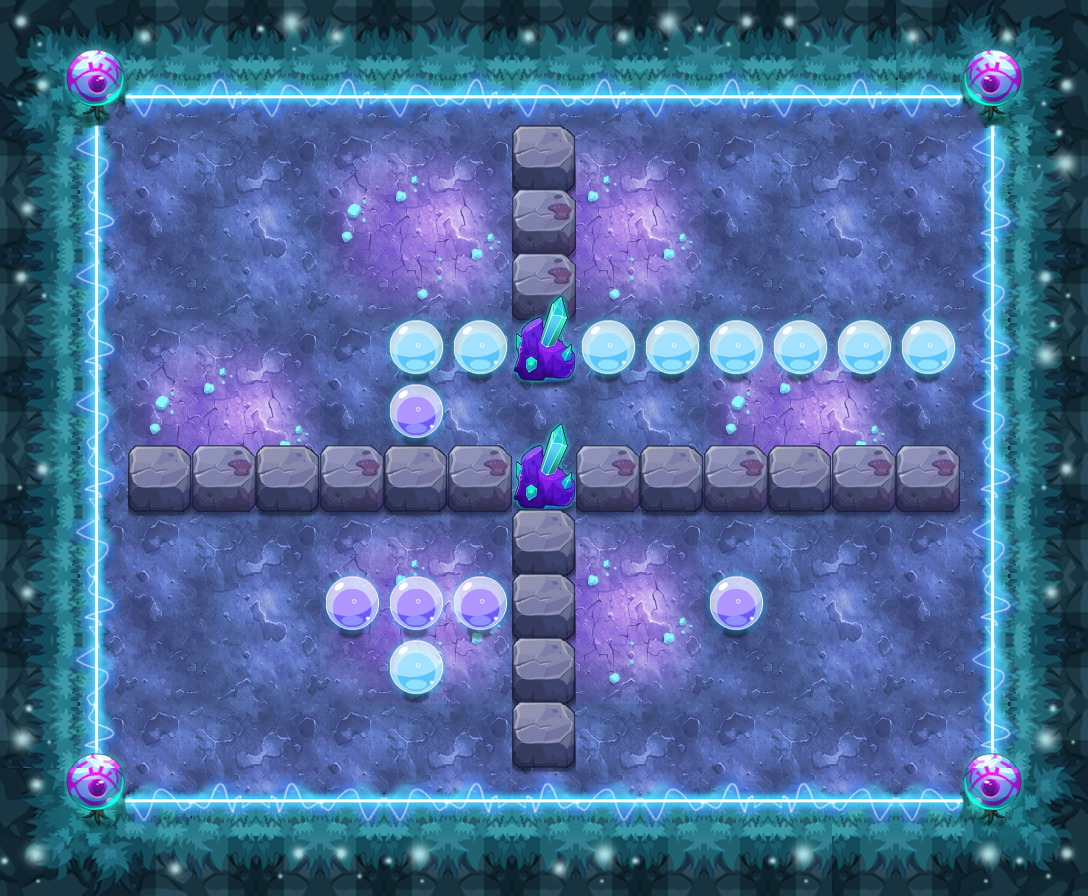

The image is a tile-based game level rendered from a .tmx file. Its description and source (layers, tilesets, objects; grid data summarised) follow:
An orthogonal 17x14 tile map with 64x64 px tiles, 17 tile layers (PASS, 块层 2, 块层 15, 块层 13, ...) and 12 objects (8x TRAP, 3x xewl3, PLAYER).

<map version="1.0" orientation="orthogonal" width="17" height="14" tilewidth="64" tileheight="64">
 <properties>
  <property name="DESTRY1" value="27" />
  <property name="DESTRY2" value="39" />
  <property name="DESTRY_COUNT" value="2" />
  <property name="EXP" value="1400" />
  <property name="ITEM" value="D055" />
  <property name="LOSE_SCRIPT" value="" />
  <property name="MONEY" value="2100" />
  <property name="START_SCRIPT" value="" />
  <property name="WIN_SCRIPT" value="" />
 </properties>
 <tileset firstgid="1" name="ysmg" tilewidth="64" tileheight="64">
  <image source="ysmg-hd.png" width="960" height="1070" />
 </tileset>
 <layer name="PASS" width="17" height="14">
  <data>[238 cells, 145 non-empty, 10 distinct tile ids]</data>
 </layer>
 <layer name="块层 2" width="17" height="14">
  <data>[238 cells, 238 non-empty, 26 distinct tile ids]</data>
 </layer>
 <layer name="块层 15" width="17" height="14">
  <data>[238 cells, 39 non-empty, 4 distinct tile ids]</data>
 </layer>
 <layer name="块层 13" width="17" height="14">
  <data>[238 cells, 52 non-empty, 6 distinct tile ids]</data>
 </layer>
 <layer name="块层 3" width="17" height="14">
  <data>[238 cells, 25 non-empty, 4 distinct tile ids]</data>
 </layer>
 <layer name="块层 6" width="17" height="14">
  <data>[238 cells, 35 non-empty, 5 distinct tile ids]</data>
 </layer>
 <layer name="SHELTER 11" width="17" height="14">
  <data>[238 cells, 2 non-empty, 1 distinct tile ids]</data>
 </layer>
 <layer name="SHELTER 10" width="17" height="14">
  <data>[238 cells, 1 non-empty, 1 distinct tile ids]</data>
 </layer>
 <layer name="SHELTER 9" width="17" height="14">
  <data>[238 cells, 2 non-empty, 2 distinct tile ids]</data>
 </layer>
 <layer name="SHELTER 8" width="17" height="14">
  <data>[238 cells, 5 non-empty, 2 distinct tile ids]</data>
 </layer>
 <layer name="SHELTER 7" width="17" height="14">
  <data>[238 cells, 1 non-empty, 1 distinct tile ids]</data>
 </layer>
 <layer name="SHELTER 6" width="17" height="14">
  <data>[238 cells, 13 non-empty, 3 distinct tile ids]</data>
 </layer>
 <layer name="SHELTER 5" width="17" height="14">
  <data>[238 cells, 1 non-empty, 1 distinct tile ids]</data>
 </layer>
 <layer name="SHELTER 4" width="17" height="14">
  <data>[238 cells, 9 non-empty, 2 distinct tile ids]</data>
 </layer>
 <layer name="SHELTER 3" width="17" height="14">
  <data>[238 cells, 1 non-empty, 1 distinct tile ids]</data>
 </layer>
 <layer name="SHELTER 2" width="17" height="14">
  <data>[238 cells, 1 non-empty, 1 distinct tile ids]</data>
 </layer>
 <layer name="SHELTER 1" width="17" height="14">
  <data>[238 cells, 1 non-empty, 1 distinct tile ids]</data>
 </layer>
 <objectgroup name="对象层 1" width="34" height="28">
  <object name="xewl3" x="256" y="640" width="64" height="64">
   <properties>
    <property name="lua_ai" value="monster_xewl_ai" />
    <property name="quality" value="xewl3.quality" />
   </properties>
  </object>
  <object name="PLAYER" type="PLAYER" x="128" y="128" width="64" height="64" />
  <object name="mp1" type="TRAP" x="448" y="384" width="64" height="64">
   <properties>
    <property name="trap_ani" value="mp.actor" />
    <property name="trap_floor" value="true" />
    <property name="trap_id" value="0" />
    <property name="trap_script" value="trap_moveto(&quot;PLAYER&quot;, &quot;mp1&quot;,target(&quot;mp2&quot;):getX(),target(&quot;mp2&quot;):getY() );" />
    <property name="trap_sound_id" value="1" />
    <property name="trap_start_mode" value="0" />
    <property name="trap_state" value="open" />
   </properties>
  </object>
  <object name="mp2" type="TRAP" x="448" y="512" width="64" height="64">
   <properties>
    <property name="trap_ani" value="mp.actor" />
    <property name="trap_floor" value="true" />
    <property name="trap_id" value="0" />
    <property name="trap_script" value="trap_moveto(&quot;PLAYER&quot;, &quot;mp2&quot;,target(&quot;mp1&quot;):getX(),target(&quot;mp1&quot;):getY() );" />
    <property name="trap_sound_id" value="1" />
    <property name="trap_start_mode" value="0" />
    <property name="trap_state" value="open" />
   </properties>
  </object>
  <object name="mp3" type="TRAP" x="576" y="384" width="64" height="64">
   <properties>
    <property name="trap_ani" value="mp.actor" />
    <property name="trap_floor" value="true" />
    <property name="trap_id" value="0" />
    <property name="trap_script" value="trap_moveto(&quot;PLAYER&quot;, &quot;mp3&quot;,target(&quot;mp4&quot;):getX(),target(&quot;mp4&quot;):getY() );" />
    <property name="trap_sound_id" value="1" />
    <property name="trap_start_mode" value="0" />
    <property name="trap_state" value="open" />
   </properties>
  </object>
  <object name="mp4" type="TRAP" x="576" y="512" width="64" height="64">
   <properties>
    <property name="trap_ani" value="mp.actor" />
    <property name="trap_floor" value="true" />
    <property name="trap_id" value="0" />
    <property name="trap_script" value="trap_moveto(&quot;PLAYER&quot;, &quot;mp4&quot;,target(&quot;mp3&quot;):getX(),target(&quot;mp3&quot;):getY() );" />
    <property name="trap_sound_id" value="1" />
    <property name="trap_start_mode" value="0" />
    <property name="trap_state" value="open" />
   </properties>
  </object>
  <object name="block1" type="TRAP" x="512" y="384" width="64" height="64">
   <properties>
    <property name="trap_ani" value="blok2.actor" />
    <property name="trap_blok" value="true" />
    <property name="trap_id" value="0" />
   </properties>
  </object>
  <object name="zi_dan_right1" type="TRAP" x="128" y="576" width="64" height="64">
   <properties>
    <property name="trap_ani" value="fire_cat_right.actor" />
    <property name="trap_delay" value="2" />
    <property name="trap_id" value="0" />
    <property name="trap_script" value="trap(&quot;zi_dan_right1&quot;):setAtkPower(target(&quot;PLAYER&quot;):getHP()*0.1);trap(&quot;zi_dan_right1&quot;):turnRight(); trap(&quot;zi_dan_right1&quot;):getAI():getActions():addObject( AIUseSkill:create(   SkillLua:create(&quot;skill_0001&quot;)  )  );" />
    <property name="trap_start_mode" value="2" />
    <property name="trap_state" value="open" />
   </properties>
  </object>
  <object name="zi_dan_left1" type="TRAP" x="896" y="576" width="64" height="64">
   <properties>
    <property name="trap_ani" value="fire_cat_left.actor" />
    <property name="trap_delay" value="2" />
    <property name="trap_id" value="0" />
    <property name="trap_script" value="trap(&quot;zi_dan_left1&quot;):setAtkPower(target(&quot;PLAYER&quot;):getHP()*0.1);trap(&quot;zi_dan_left1&quot;):turnLeft(); trap(&quot;zi_dan_left1&quot;):getAI():getActions():addObject( AIUseSkill:create(   SkillLua:create(&quot;skill_0001&quot;)  )  );" />
    <property name="trap_start_mode" value="2" />
    <property name="trap_state" value="open" />
   </properties>
  </object>
  <object name="block_control1" type="TRAP" x="128" y="704" width="64" height="64">
   <properties>
    <property name="trap_ani" value="switch.actor" />
    <property name="trap_floor" value="true" />
    <property name="trap_id" value="0" />
    <property name="trap_script" value="trap(&quot;block_control1&quot;):setOpened(false);trap(&quot;block1&quot;):setOpened(false)" />
    <property name="trap_sound_id" value="2" />
    <property name="trap_start_mode" value="0" />
    <property name="trap_state" value="open" />
   </properties>
  </object>
  <object name="xewl3" x="768" y="640" width="64" height="64">
   <properties>
    <property name="lua_ai" value="monster_xewl_ai" />
    <property name="quality" value="xewl3.quality" />
   </properties>
  </object>
  <object name="xewl3" x="768" y="192" width="64" height="64">
   <properties>
    <property name="lua_ai" value="monster_xewl_ai" />
    <property name="quality" value="xewl3.quality" />
   </properties>
  </object>
 </objectgroup>
</map>
